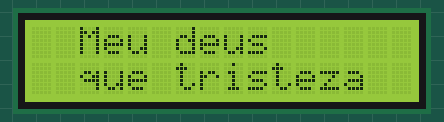
This sketch was run on a simulated Arduino Uno, built with avr-gcc and run on an emulated ATmega328P. Shown: 16×2 character LCD.

Above: at 0.1 s.
At 2.1 s:
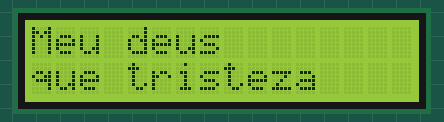
At 3.1 s:
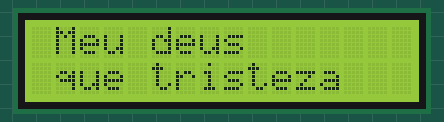

The sketch:

display_lcd.ino
```cpp
#include <LiquidCrystal.h>


LiquidCrystal lcd(7, 6, 5, 4, 3, 2);


void setup(){
  lcd.begin(16, 2);
  lcd.clear();
}

void loop(){
  lcd.setCursor(2, 0);
  lcd.print("Meu deus");
  lcd.setCursor(2, 1);
  lcd.print("que tristeza");
  delay(1000);

  for (int pos=0; pos<2; pos++){
    lcd.scrollDisplayLeft();
    delay(1000);
  }
  for (int pos=0; pos<2; pos++){
    lcd.scrollDisplayRight();
    delay(1000);
  }
}
```

Measured:
- by itself, everything shown: repeats every 5.0 s, in 4 steps
- what the display in image 1 shows lasts 1.0 s, from 2.1 s to 3.1 s
